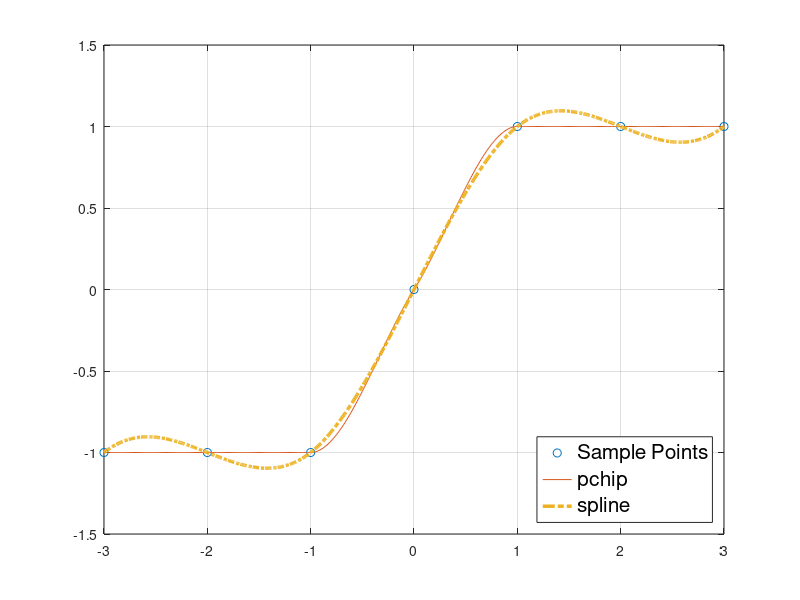
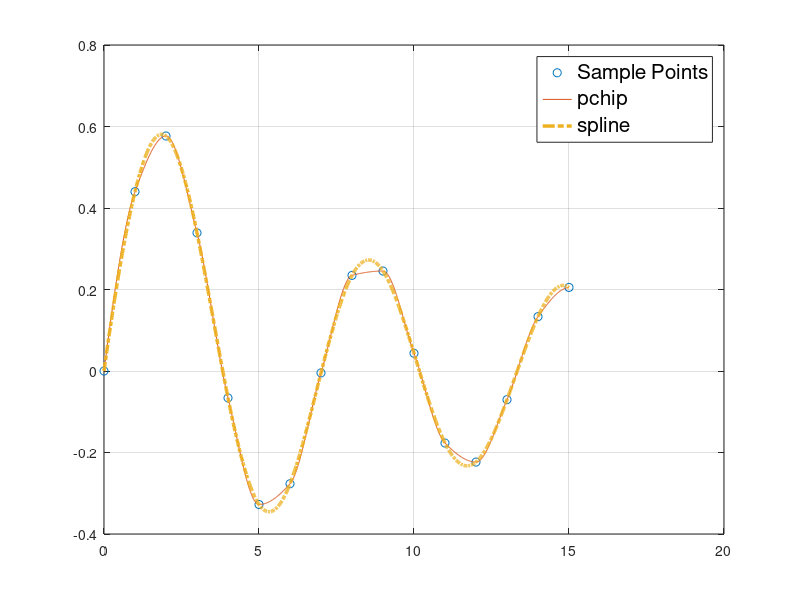
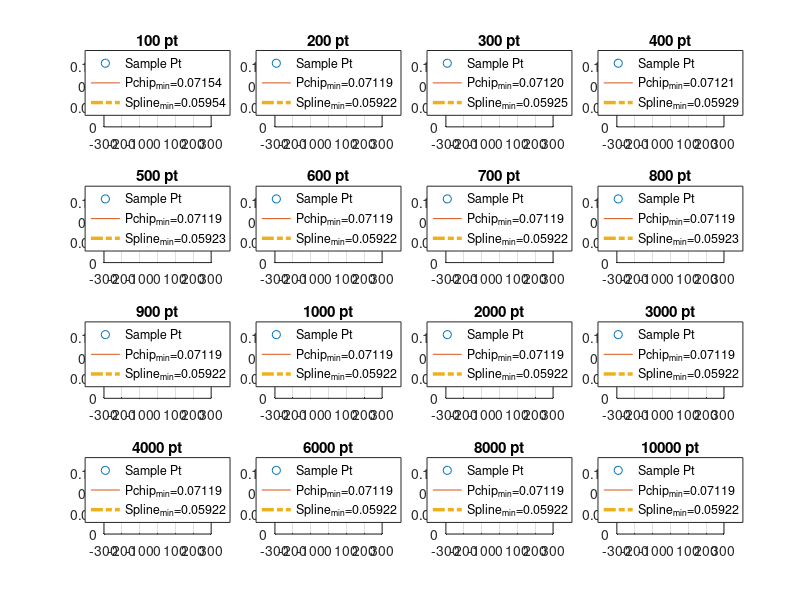
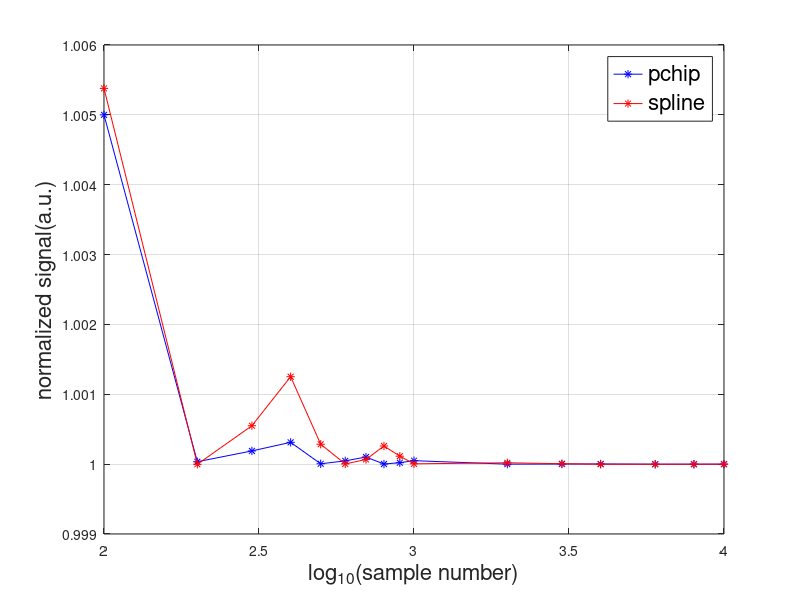

Write MATLAB code to recreate these figures, in order.
% test on spline and pchip on 
x = -3:3; 
y = [-1 -1 -1 0 1 1 1]; 
xq1 = -3:.01:3;
p = pchip(x,y,xq1);
s = spline(x,y,xq1);
P1=figure,plot(x,y,'o',xq1,p,'-',xq1,s,'-.','Linewidth',2.5)
legend({'Sample Points','pchip','spline'},'FontSize',15,'Location','SouthEast')
grid on


%% oscillatory dataset
x = 0:15;
y = besselj(1,x);
xq2 = 0:0.01:15;
p = pchip(x,y,xq2);
s = spline(x,y,xq2);
P2=figure,plot(x,y,'o',xq2,p,'-',xq2,s,'-.','Linewidth',2.5)
legend({'Sample Points','pchip','spline'},'FontSize',15,'Location','NorthEast')
grid on;

%% my data (KHTCH-09415)

x = linspace(-2000,2000,31);
y = [0.6302577106
0.6457131
0.6233167413
0.599094508
0.5780852923
0.5595550492
0.5371171905
0.5201071475
0.5119214241
0.4945804184
0.4813685457
0.4526386026
0.3966436929
0.312434406
0.1920497437
0.07684328643
0.07118711154
0.1552506749
0.2702653301
0.3634462729
0.435890984
0.4855608603
0.5141057489
0.5382800104
0.5697589695
0.5806416394
0.5926256412
0.6211656601
0.6542399559
0.6811259699
0.7063160613]
% SamplePoint=zeros(20,1);
% SamplePoint=[100;200;300;400;500;600;700;800;900;1000;2000;3000;4000;6000;8000;10000;15000;20000;25000;30000];
% MinimumListHeader=[100 200 300 400 500 600 700 800 900 1000 2000 3000 4000 6000 8000 10000 15000 20000 25000 30000];
% MinimumList=zeros(2,20);

SamplePoint=zeros(16,1);
SamplePoint=[100;200;300;400;500;600;700;800;900;1000;2000;3000;4000;6000;8000;10000];
MinimumListHeader=[100 200 300 400 500 600 700 800 900 1000 2000 3000 4000 6000 8000 10000];
MinimumList=zeros(2,16);



figure,
for i=1:numel(SamplePoint)
%     counter=ceil(i/4);
%     Num=mod(i,4);
%     if Num == 0
%         Num = 4;
%     end
    xq3=linspace(-2000,2000,SamplePoint(i,1));
    p = pchip(x,y,xq3);
    s = spline(x,y,xq3);
    subplot(4,4,i);
    plot(x,y,'o',xq3,p,'-',xq3,s,'-.','Linewidth',2.5)
grid on;
min_p=min(p);
MinimumList(1,i)=min_p;
min_s=min(s);
MinimumList(2,i)=min_s;
axis([-300 300 0 0.16 ]);
title(sprintf('%3.f pt',SamplePoint(i,1)));
legend({'Sample Pt',sprintf('Pchip_m_i_n=%3.5f',min_p),sprintf('Spline_m_i_n=%3.5f',min_s)},'Location','South');
end

cd('/Users/clairezhao/Documents/MATLAB/CEST/SplinePchipComparison/')
save('Result.mat','MinimumList','MinimumListHeader')

% calculate simulation Results
MinimumListInPercent=MinimumList;
MinimumListInPercent(1,:)=MinimumListInPercent(1,:)./MinimumListInPercent(1,end);
MinimumListInPercent(2,:)=MinimumListInPercent(2,:)./MinimumListInPercent(2,end);

figure,plot(log10(MinimumListHeader),MinimumListInPercent(1,:),'b-*');hold on;
plot(log10(MinimumListHeader),MinimumListInPercent(2,:),'r-*');
legend({'pchip','spline'},'FontSize',16);grid on;
xlabel('log_1_0(sample number)','FontSize',16);
ylabel('normalized signal(a.u.)','FontSize',16);


%% %% my data (KHTCH-09415) for asym spectrum (0-2 ppm)

x = linspace(-2000,2000,31);
y = [0.6302577106
0.6457131
0.6233167413
0.599094508
0.5780852923
0.5595550492
0.5371171905
0.5201071475
0.5119214241
0.4945804184
0.4813685457
0.4526386026
0.3966436929
0.312434406
0.1920497437
0.07684328643
0.07118711154
0.1552506749
0.2702653301
0.3634462729
0.435890984
0.4855608603
0.5141057489
0.5382800104
0.5697589695
0.5806416394
0.5926256412
0.6211656601
0.6542399559
0.6811259699
0.7063160613]
% SamplePoint=zeros(20,1);
% SamplePoint=[100;200;300;400;500;600;700;800;900;1000;2000;3000;4000;6000;8000;10000;15000;20000;25000;30000];
% MinimumListHeader=[100 200 300 400 500 600 700 800 900 1000 2000 3000 4000 6000 8000 10000 15000 20000 25000 30000];
% MinimumList=zeros(2,20);

SamplePoint=zeros(16,1);
SamplePoint=[100;200;300;400;500;600;700;800;900;1000;2000;3000;4000;6000;8000;10000];
MinimumListHeader=[100 200 300 400 500 600 700 800 900 1000 2000 3000 4000 6000 8000 10000];
IntegralList=zeros(2,16);
% Minimal list for (1:16);integral list for (2:16)


figure,
for i=1:numel(SamplePoint)

    xaxis=linspace(-2000,2000,SamplePoint(i,1));
    xq3=linspace(-2000,2000,SamplePoint(i,1));

    s = spline(x,y,xq3);
    
   min_s=min(s);
   IntegralList(1,i)=min_s;
   

%prepare data for aymmetric spectrum
  %make symmetric
  [min_value,min_idx]=min(s);
  a=xaxis(1,min_idx);
  xaxis_corrected1=xaxis-a;
  
  %generate symmetric datapoint
  synData_x_base=linspace(xaxis_corrected1(1),xaxis_corrected1(end),SamplePoint(i,1));
  synData_y_base=s;

  synData_y1_base= synData_y_base;
  FillNr=(length(synData_y_base)./2)-min_idx;
%         FillNr=abs(min_idx-(length(synData_y_base)./2));
  

  if isrow(synData_y_base)
  synData_y_base=synData_y_base';
  end
  
  if isrow(synData_y1_base)
  synData_y1_base=synData_y1_base';
  end

  %make sure half pt in the left hand side
  if FillNr> 0
  synData_y1_base(1:FillNr-1)=synData_y_base(1:FillNr-1);
  synData_y1_base(FillNr:end)=synData_y_base(1:end-FillNr+1);% now symmetric
  synData_y1_base(end/2+1:end)=flipud(synData_y1_base(1:end/2));%now flip

  
  elseif FillNr< 0
  qFillNr=abs(FillNr);       
  synData_y1_base(1:qFillNr)=0;
  synData_y1_base(1:end-qFillNr)=synData_y_base(qFillNr+1:end);
  synData_y1_base(end-qFillNr+1:end)=synData_y_base(end-qFillNr+1:end);% now symmetric
  synData_y1_base(end/2+1:end)=flipud(synData_y1_base(1:end/2));%now flip
  
  elseif FillNr == 0
  synData_y1_base(1:end/2)=synData_y_base(1:end/2);
  synData_y1_base(end/2+1:end)=flipud(synData_y_base(1:end/2));
  end
  

  
  
  %find display idx
  start_Contrast = 200; %1.2 ppm from previous
  startPositions_Contrast = find(synData_x_base<start_Contrast);
  startIdx = max(startPositions_Contrast);
%                 
  stop_Contrast = 800; % 2.4 ppm
  stopPositions_Contrast = find(synData_x_base<stop_Contrast);
  stopIdx = max(stopPositions_Contrast);

        pp1=spline(synData_x_base',synData_y_base);
        pp2=spline(xaxis', synData_y1_base);

        y1=ppval(pp1,synData_x_base);
        y2=ppval(pp2,synData_x_base);
        
        %calculate asymSpectrum
        asym_Base=abs((y2(startIdx:stopIdx)-(y1(startIdx:stopIdx))));%mirror trace-signal trace

%           asym_BaseForDisplay=zeros(length(synData_x_base),1);
%           asym_BaseForDisplay(startIdx1:stopIdx1)=asym_Base;

% %        correct display
%         asym_Base(1:startIdx1)=0;
%         asym_Base(stopIdx1:end)=0;
  
          asym_integral=trapz(asym_Base)./SamplePoint(i,1);% normalize for area per bin
          IntegralList(2,i)=asym_integral;
          
    subplot(4,4,i);
%     plot(x,y,'o',xq3,s,'-.',xaxis(startIdx:stopIdx),asym_Base(startIdx:stopIdx),'m','Linewidth',2.5);
    plot(x-a,y,'o',xq3-a,s,'-.',xaxis(startIdx:stopIdx),asym_Base,'m-*','Linewidth',2.5);

    grid on;
          

axis([200 800 0 0.15]);
title(sprintf('%3.f pt',SamplePoint(i,1)));
legend({'Sample Pt',sprintf('Spline_m_i_n=%3.4f',min_s),sprintf('AsymIntegral=%3.4f/pt',asym_integral)},'Location','North');

end

cd('/Users/clairezhao/Documents/MATLAB/CEST/SplinePchipComparison/')
save('SplinePtResult.mat','IntegralList','MinimumListHeader')

% calculate simulation Results
IntegralListInPercent=IntegralList;
IntegralListInPercent(1,:)=IntegralListInPercent(1,:)./IntegralListInPercent(1,end);
IntegralListInPercent(2,:)=IntegralListInPercent(2,:)./IntegralListInPercent(2,end);

figure,plot(log10(MinimumListHeader),IntegralListInPercent(1,:),'b-*');
% legend({sprintf('AsymIntegral=%3.5f',asym_integral)},'FontSize',16);
grid on;
xlabel('log_1_0(sample number)','FontSize',16);
ylabel('normalized signal(a.u.)','FontSize',16);
